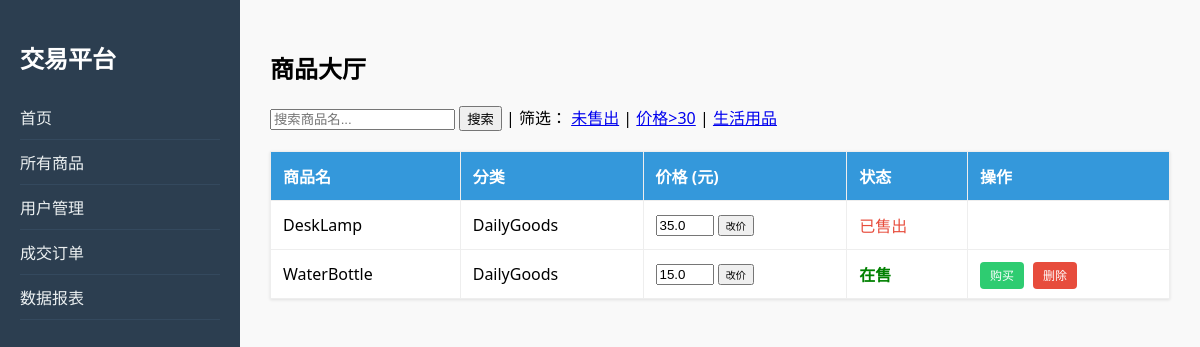
The page /items?filter=daily on the database its author committed.
### tables this page shows
CREATE TABLE Item (
        item_id INTEGER PRIMARY KEY AUTOINCREMENT,
        item_name TEXT NOT NULL,
        category TEXT,
        price REAL,
        status INTEGER DEFAULT 0 CHECK(status IN (0, 1)),
        seller_id TEXT,
        FOREIGN KEY (seller_id) REFERENCES User(user_id)
    );

### app.py (the view)
@app.route('/items')
def list_items():
    conn = get_db_connection()
    f = request.args.get('filter')
    q = request.args.get('q')
    sql = "SELECT * FROM Item WHERE 1=1"
    params = []
    if f == 'unsold': sql += " AND status = 0"
    elif f == 'expensive': sql += " AND price > 30"
    elif f == 'daily': sql += " AND category = 'DailyGoods'"
    elif f == 'u001': sql += " AND seller_id = 'u001'"
    if q:
        sql += " AND item_name LIKE ?"
        params.append(f'%{q}%')
    items = conn.execute(sql, params).fetchall()
    conn.close()
    return render_template('items.html', items=items)

### app.py (called while the page is built)
def get_db_connection():
    conn = sqlite3.connect(DB_PATH)
    conn.row_factory = lambda cursor, row: dict(zip([col[0] for col in cursor.description], row))
    return conn

### templates/items.html (shortened to what this page needs)
{% extends "layout.html" %}
{% block content %}
<h2>商品大厅</h2>
<div style="margin-bottom: 20px;">
    <form action="/items" method="get" style="display: inline;">
        <input type="text" name="q" placeholder="搜索商品名...">
        <button type="submit">搜索</button>
    </form>
    | 筛选：
    <a href="/items?filter=unsold">未售出</a> |
    <a href="/items?filter=expensive">价格>30</a> |
    <a href="/items?filter=daily">生活用品</a>
</div>
<table>
    <tr>
        <th>商品名</th>
        <th>分类</th>
        <th>价格 (元)</th>
        <th>状态</th>
        <th>操作</th>
    </tr>
    {% for item in items %}
    <tr>
        <td>{{ item.item_name }}</td>
        <td>{{ item.category }}</td>
        <td>
            <form action="/edit_price" method="post" style="display:inline;">
                <input type="number" name="price" value="{{ item.price }}" style="width:50px;">
                <button type="submit" style="font-size:10px;">改价</button>
            </form>
        </td>
        <td class="status-{{ item.status }}">{{ '在售' if item.status == 0 else '已售出' }}</td>
        <td>
            {% if item.status == 0 %}
            <a href="/buy/{{ item.item_id }}" class="btn btn-buy">购买</a>
            <a href="/delete/{{ item.item_id }}" class="btn btn-del" onclick="return confirm('确定删除吗？')">删除</a>
            {% endif %}
        </td>
    </tr>
    {% endfor %}
</table>
{% endblock %}

### templates/layout.html (style rules this page uses)
body { font-family: 'Segoe UI', sans-serif; margin: 0; display: flex; }
table { width: 100%; border-collapse: collapse; background: white; box-shadow: 0 1px 3px rgba(0, 0, 0, 0.1); }
th, td { padding: 12px; border: 1px solid #eee; text-align: left; }
th { background: #3498db; color: white; }
.status-0 { color: green; font-weight: bold; }
.status-1 { color: #e74c3c; }
.btn { padding: 5px 10px; border-radius: 4px; text-decoration: none; font-size: 12px; cursor: pointer; }
.btn-buy { background: #2ecc71; color: white; }
.btn-del { background: #e74c3c; color: white; margin-left: 5px; }

### rows shown on the page
Item: item_name "DeskLamp", category "DailyGoods", price "35.0", status "已售出"
Item: item_name "WaterBottle", category "DailyGoods", price "15.0", status "在售"
